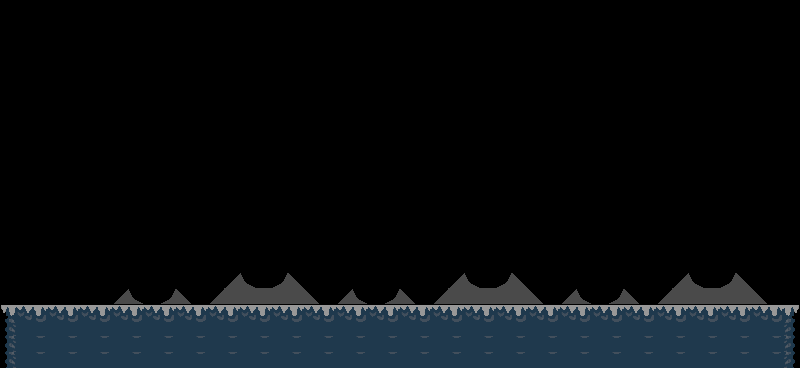

Tiled map render using the project's own tile images. Description and the map definition, with tile-layer contents summarised, below:
An orthogonal 50x23 tile map with 16x16 px tiles, 1 tile layer (Tile Layer 1), 2 tilesets and 16 objects.

<map version="1.10" tiledversion="1.10.2" orientation="orthogonal" renderorder="right-down" width="50" height="23" tilewidth="16" tileheight="16" infinite="0" nextlayerid="8" nextobjectid="32">
 <tileset firstgid="1" source="astroTiles2.tsx" />
 <tileset firstgid="101" source="UntitledNew.tsx" />
 <layer id="1" name="Tile Layer 1" width="50" height="23">
  <data>[1150 cells, 262 non-empty, 23 distinct tile ids]</data>
 </layer>
 <objectgroup id="5" name="ground">
  <object id="6" x="0" y="304" width="800" height="64" />
 </objectgroup>
 <objectgroup id="7" name="ground2">
  <object id="13" x="112" y="304">
   <polygon points="0,0 16,-16 32,0 0,0" />
  </object>
  <object id="16" x="160" y="304">
   <polygon points="0,0 16,-16 32,0" />
  </object>
  <object id="17" x="208" y="304">
   <polygon points="0,0 32,-32 48,-16 48,0 0,0" />
  </object>
  <object id="18" x="256" y="288">
   <polygon points="0,0 16,0 16,16 0,16" />
  </object>
  <object id="19" x="272" y="288">
   <polygon points="0,0 16,-16 48,16 0,16" />
  </object>
  <object id="20" x="336" y="304">
   <polygon points="0,0 16,-16 32,0 0,0" />
  </object>
  <object id="23" x="384" y="304">
   <polygon points="0,0 16,-16 32,0" />
  </object>
  <object id="24" x="432" y="304">
   <polygon points="0,0 32,-32 48,-16 48,0" />
  </object>
  <object id="25" x="480" y="288">
   <polygon points="0,0 16,0 16,16 0,16" />
  </object>
  <object id="26" x="496" y="288">
   <polygon points="0,0 16,-16 48,16 0,16" />
  </object>
  <object id="27" x="560" y="304">
   <polygon points="0,0 16,-16 32,0 0,0" />
  </object>
  <object id="28" x="608" y="304">
   <polygon points="0,0 16,-16 32,0" />
  </object>
  <object id="29" x="656" y="304">
   <polygon points="0,0 32,-32 48,-16 48,0 0,0" />
  </object>
  <object id="30" x="704" y="288">
   <polygon points="0,0 16,0 16,16 0,16" />
  </object>
  <object id="31" x="720" y="288">
   <polygon points="0,0 16,-16 48,16 0,16" />
  </object>
 </objectgroup>
</map>
